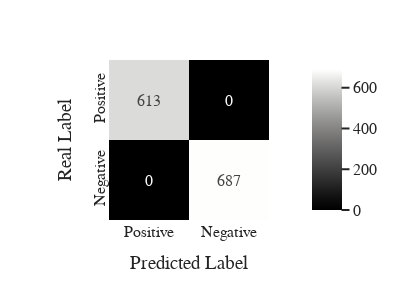

Notebook source saved alongside this figure:
### Code cell
p = df[df["True label"] == 1].event_idx.value_counts().shape[0]
n = df[df["True label"] == 0].event_idx.value_counts().shape[0]
print(f"Fault Events (True): {p} \nNon Fault Events (False): {n}")

tp, fp, tn, fn = de.test_result(df)
metrics = de.conf_matrix_metrics(np.array([tp, fp, tn, fn, tp + fn]))
de.print_metrics(metrics)
de.plot_confusion_matrix(metrics)

### Figure 1 — Plotly figure (JSON) as saved in the notebook; plotly's stock layout.template omitted (floating-point values rounded to 4 significant figures)
{"data": [{"coloraxis": "coloraxis", "hovertemplate": "Predicted Label: %{x}<br>Real Label: %{y}<br>color: %{z}<extra></extra>", "name": "0", "texttemplate": "%{z}", "type": "heatmap", "x": ["Positive", "Negative"], "xaxis": "x", "y": ["Positive", "Negative"], "yaxis": "y", "z": [[613, 0], [0, 687]]}], "layout": {"coloraxis": {"colorscale": [[0, "rgb(0, 0, 0)"], [0.09091, "rgb(16, 16, 16)"], [0.1818, "rgb(38, 38, 38)"], [0.2727, "rgb(59, 59, 59)"], [0.3636, "rgb(81, 80, 80)"], [0.4545, "rgb(102, 101, 101)"], [0.5455, "rgb(124, 123, 122)"], [0.6364, "rgb(146, 146, 145)"], [0.7273, "rgb(171, 171, 170)"], [0.8182, "rgb(197, 197, 195)"], [0.9091, "rgb(224, 224, 223)"], [1, "rgb(254, 254, 253)"]]}, "font": {"family": "Times New Roman", "size": 16}, "height": 300, "margin": {"t": 60}, "width": 400, "xaxis": {"anchor": "y", "constrain": "domain", "domain": [0, 1], "scaleanchor": "y", "title": {"text": "Predicted Label"}}, "yaxis": {"anchor": "x", "autorange": "reversed", "constrain": "domain", "domain": [0, 1], "tickangle": -90, "title": {"text": "Real Label"}}}}
